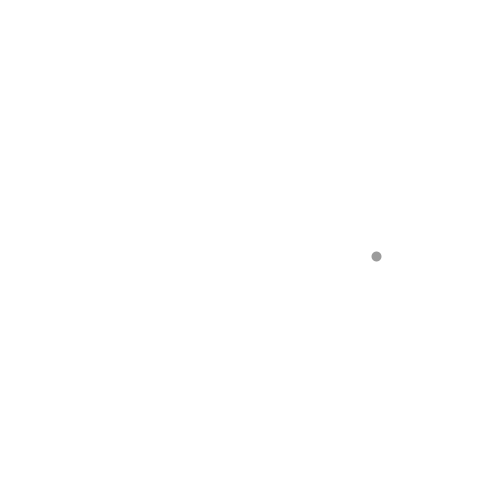
Frame 1 (no input)
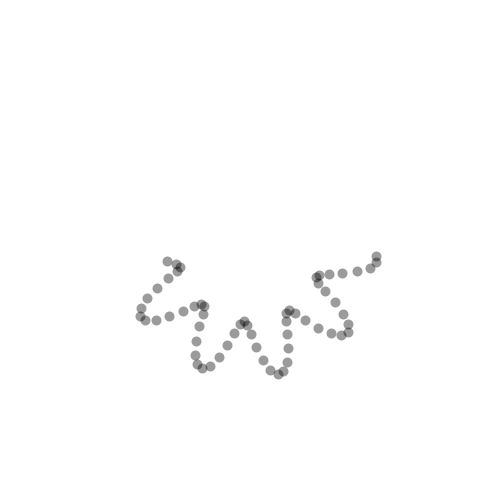
Frame 60 (the mouse pressed at the canvas centre just before this capture)
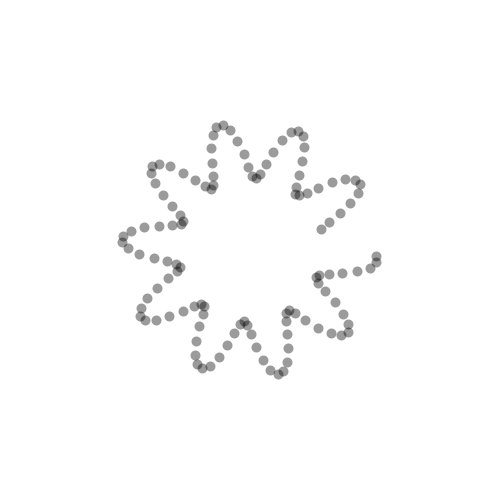
Frame 120 (the mouse held since frame 60 and released just before this capture)

The Processing sketch that drew these frames (run headless with seeded random() and noise(); from frame 60 on, the mouse is pressed at the canvas centre):

// Processing sketch: e03_falowanie_okrag_magia5
// ── e03_falowanie_okrag_magia5.pde
void setup() {
  size(500, 500);
  strokeWeight(10);
  background(255);
  stroke(0, 100);
}

void draw() {
  float R = 100+20*cos(frameCount*0.5) + 20*sin(frameCount*0.5);
  point(250+R*cos(frameCount*0.05), 250+R*sin(frameCount*0.05));
}
